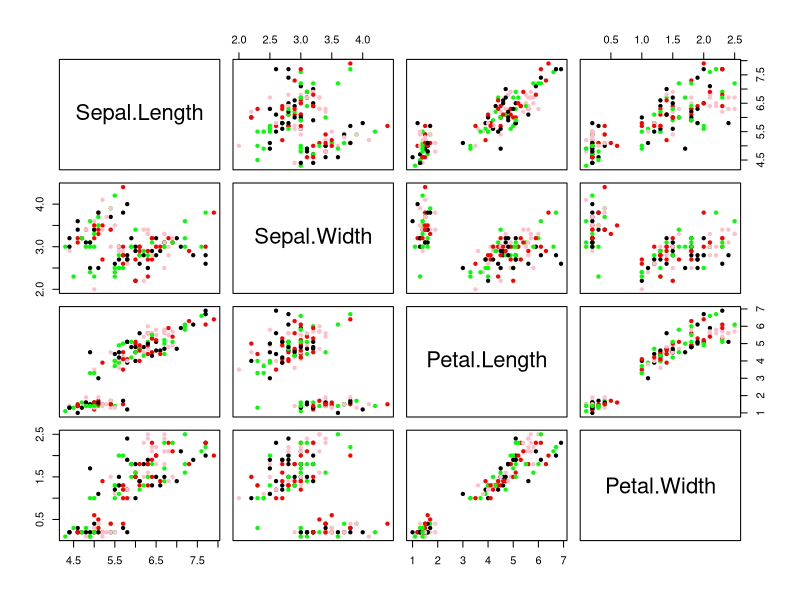

This figure's R source:
data(iris)
iris
mydata<-iris[,c(1,2,3,4)]
mydata
cor(mydata)
cor(mydata$Sepal.Length,mydata$Sepal.Width)
pairs(mydata,col=c("pink","green","black","red"),pch=20)
cov(mydata)
cov(mydata$Sepal.Length,mydata$Sepal.Width)
